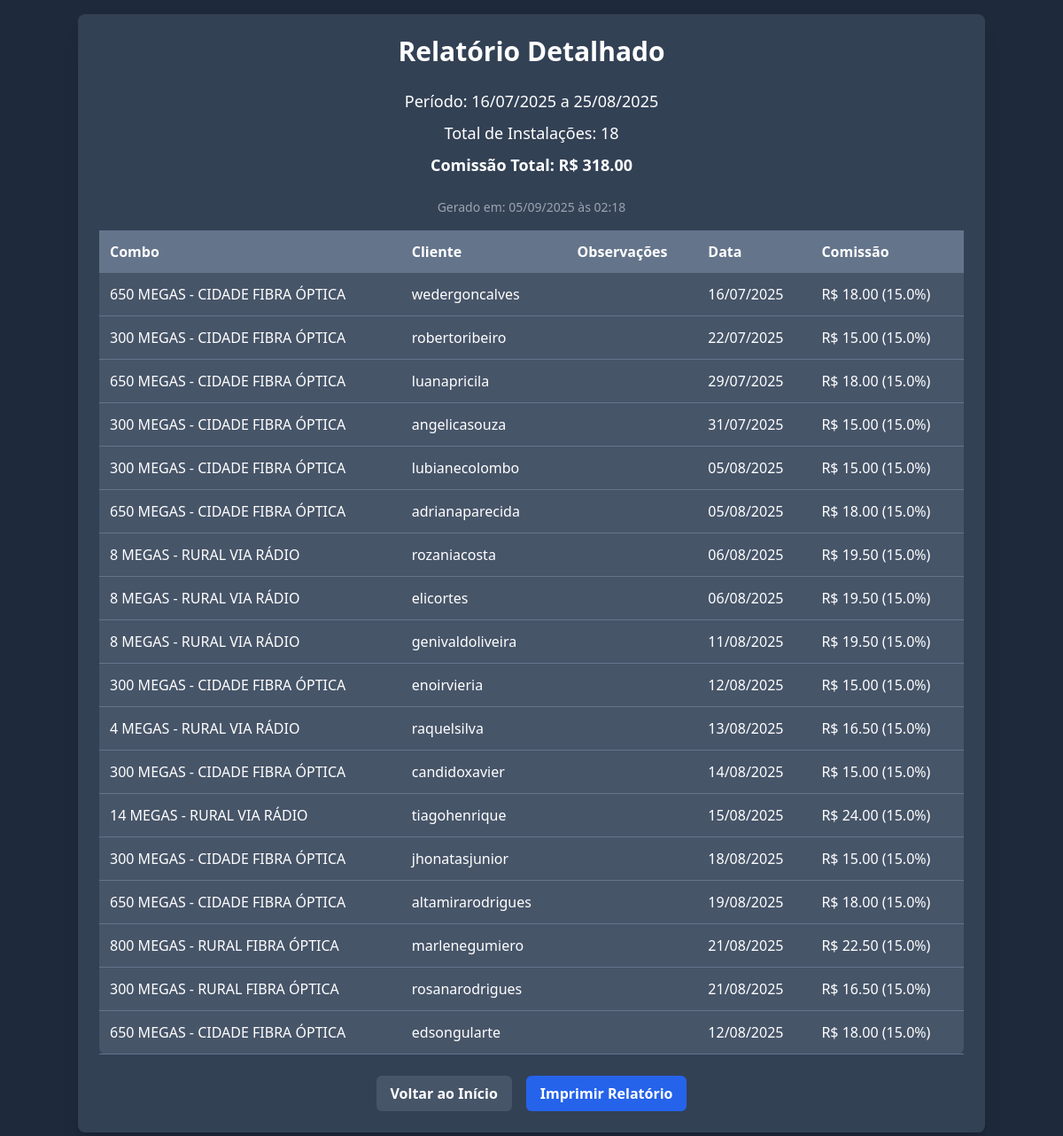
Screenshot of /relatorio-historico/1 (signed in) with the database file from the repository.
### app.py (models this page shows)
class RelatorioHistorico(db.Model):
    id = db.Column(db.Integer, primary_key=True)
    data_inicio = db.Column(db.String(20), nullable=False)
    data_fim = db.Column(db.String(20), nullable=False)
    total_comissoes = db.Column(db.Float, nullable=False)
    num_instalacoes = db.Column(db.Integer, nullable=False)
    data_salva = db.Column(db.DateTime, default=datetime.datetime.now)
    instalacoes_json = db.Column(db.String, nullable=False)

### app.py (the view)
@app.route('/relatorio-historico/<int:relatorio_id>')
@login_required
def relatorio_historico(relatorio_id):
    relatorio = RelatorioHistorico.query.get_or_404(relatorio_id)
    instalacoes_lista = json.loads(relatorio.instalacoes_json)
    data_hoje = datetime.datetime.now()
    return render_template('relatorio_historico.html', relatorio=relatorio, instalacoes=instalacoes_lista, data_hoje=data_hoje)

### app.py (called while the page is built)
@login_manager.user_loader
def load_user(user_id):
    return User.query.get(int(user_id))

@app.template_filter('strftime')
def _jinja2_filter_datetime(date, fmt=None):
    if isinstance(date, str):
        try: date = datetime.datetime.strptime(date, '%Y-%m-%d').date()
        except (ValueError, TypeError): return date
    return date.strftime(fmt or '%d/%m/%Y')

### templates/relatorio_historico.html (shortened to what this page needs)
<!DOCTYPE html>
<html lang="pt-br">
<head>
    <script src="https://cdn.tailwindcss.com"></script>
</head>
<body class="bg-slate-800 text-white font-sans flex flex-col items-center min-h-screen p-4">
    <div class="bg-slate-700 p-6 rounded-lg shadow-xl w-full max-w-5xl">
        <h1 class="text-3xl font-bold text-center mb-6">Relatório Detalhado</h1>
        <p class="text-center text-lg mb-2">Período: {{ relatorio.data_inicio | strftime }} a {{ relatorio.data_fim | strftime }}</p>
        <p class="text-center text-lg mb-2">Total de Instalações: {{ relatorio.num_instalacoes }}</p>
        <p class="text-center text-lg font-bold mb-6">Comissão Total: R$ {{ "%.2f"|format(relatorio.total_comissoes) }}</p>
        <p class="text-sm text-gray-400 text-center mb-4">Gerado em: {{ data_hoje.strftime('%d/%m/%Y às %H:%M') }}</p>
        <div class="overflow-x-auto">
            <table class="min-w-full bg-slate-600 rounded-lg">
                <thead class="bg-slate-500">
                    <tr>
                        <th class="p-3 text-left">Combo</th>
                        <th class="p-3 text-left">Cliente</th>
                        <th class="p-3 text-left">Observações</th>
                        <th class="p-3 text-left">Data</th>
                        <th class="p-3 text-left">Comissão</th>
                    </tr>
                </thead>
                <tbody>
                    {% for instalacao in instalacoes %}
                    <tr class="border-b border-slate-500">
                        <td class="p-3">{{ instalacao.descricao_combo }}</td>
                        <td class="p-3">{{ instalacao.login_cliente }}</td>
                        <td class="p-3 text-sm text-slate-300">{{ instalacao.get('observacoes', 'N/A') }}</td>
                        <td class="p-3">{{ instalacao.data_instalacao | strftime }}</td>
                        <td class="p-3">R$ {{ "%.2f"|format(instalacao.comissao) }} ({{ instalacao.get('porcentagem_comissao', 'N/A') }}%)</td>
                    </tr>
                    {% endfor %}
                </tbody>
            </table>
        </div>
        <div class="text-center mt-6 flex justify-center space-x-4">
            <a href="{{ url_for('index') }}" class="bg-slate-600 text-white font-bold py-2 px-4 rounded-md hover:bg-slate-500 transition">Voltar ao Início</a>
            <a href="{{ url_for('relatorio_historico_imprimir', relatorio_id=relatorio.id) }}" class="bg-blue-600 text-white font-bold py-2 px-4 rounded-md hover:bg-blue-700 transition">Imprimir Relatório</a>
        </div>
    </div>
</body>
</html>

### templates/relatorio_historico.html (style rules this page uses)
body { font-family: 'Inter', sans-serif; }

### rows the page displays
RelatorioHistorico: data_inicio|strftime "16/07/2025", data_fim|strftime "25/08/2025", num_instalacoes "18", total_comissoes "318.00"

### other values shown
{{ instalacao.descricao_combo }} "650 MEGAS - CIDADE FIBRA ÓPTICA" "300 MEGAS - CIDADE FIBRA ÓPTICA" "650 MEGAS - CIDADE FIBRA ÓPTICA" "300 MEGAS - CIDADE FIBRA ÓPTICA" "300 MEGAS - CIDADE FIBRA ÓPTICA" "650 MEGAS - CIDADE FIBRA ÓPTICA" "8 MEGAS - RURAL VIA RÁDIO" "8 MEGAS - RURAL VIA RÁDIO" "8 MEGAS - RURAL VIA RÁDIO" "300 MEGAS - CIDADE FIBRA ÓPTICA" "4 MEGAS - RURAL VIA RÁDIO" "300 MEGAS - CIDADE FIBRA ÓPTICA" "14 MEGAS - RURAL VIA RÁDIO" "300 MEGAS - CIDADE FIBRA ÓPTICA" "650 MEGAS - CIDADE FIBRA ÓPTICA" "800 MEGAS - RURAL FIBRA ÓPTICA" "300 MEGAS - RURAL FIBRA ÓPTICA" "650 MEGAS - CIDADE FIBRA ÓPTICA"
{{ instalacao.login_cliente }} "wedergoncalves" "robertoribeiro" "luanapricila" "angelicasouza" "lubianecolombo" "adrianaparecida" "rozaniacosta" "elicortes" "genivaldoliveira" "enoirvieria" "raquelsilva" "candidoxavier" "tiagohenrique" "jhonatasjunior" "altamirarodrigues" "marlenegumiero" "rosanarodrigues" "edsongularte"
{{ instalacao.data_instalacao | strftime }} "16/07/2025" "22/07/2025" "29/07/2025" "31/07/2025" "05/08/2025" "05/08/2025" "06/08/2025" "06/08/2025" "11/08/2025" "12/08/2025" "13/08/2025" "14/08/2025" "15/08/2025" "18/08/2025" "19/08/2025" "21/08/2025" "21/08/2025" "12/08/2025"
{{ "%.2f"|format(instalacao.comissao) }} "18.00" "15.00" "18.00" "15.00" "15.00" "18.00" "19.50" "19.50" "19.50" "15.00" "16.50" "15.00" "24.00" "15.00" "18.00" "22.50" "16.50" "18.00"
{{ instalacao.get('porcentagem_comissao', 'N/A') }} "15.0" "15.0" "15.0" "15.0" "15.0" "15.0" "15.0" "15.0" "15.0" "15.0" "15.0" "15.0" "15.0" "15.0" "15.0" "15.0" "15.0" "15.0"
